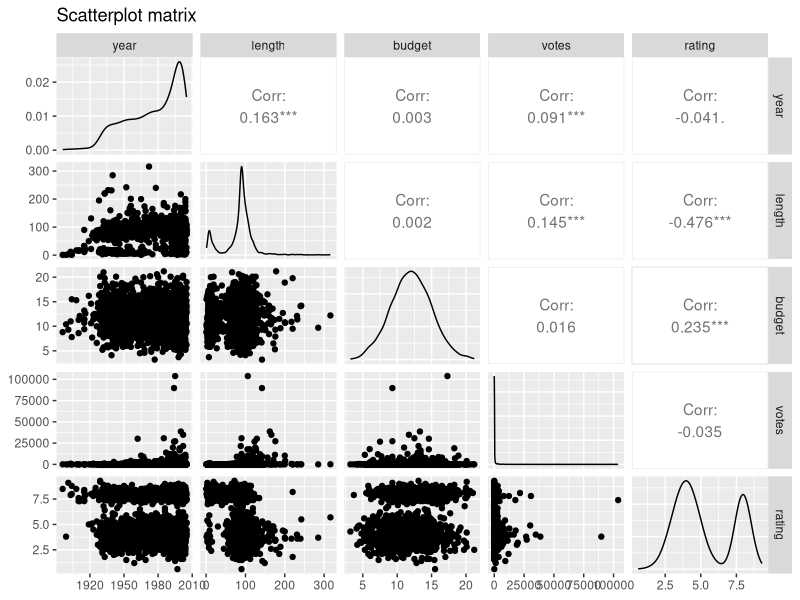
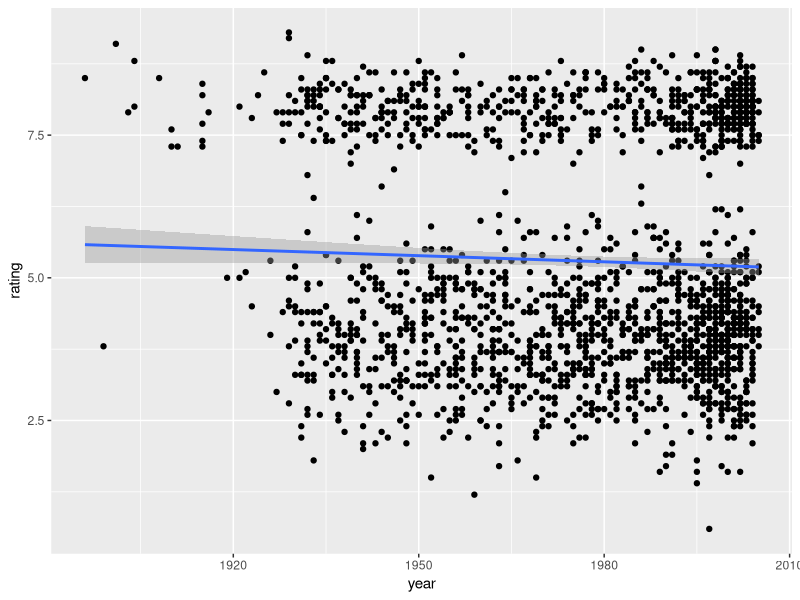
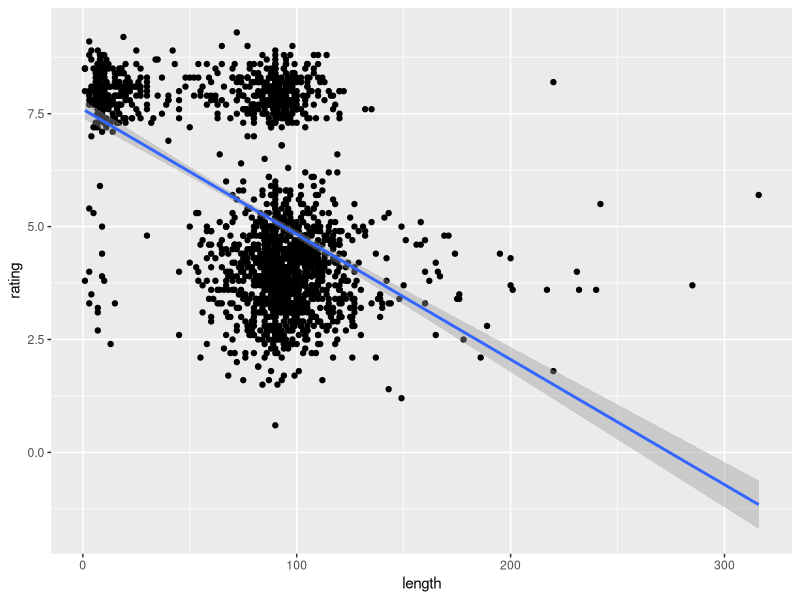
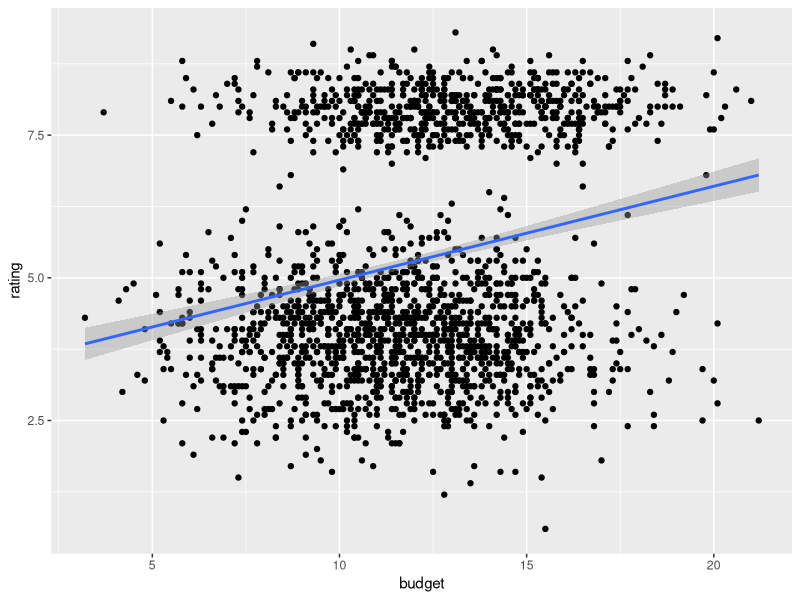
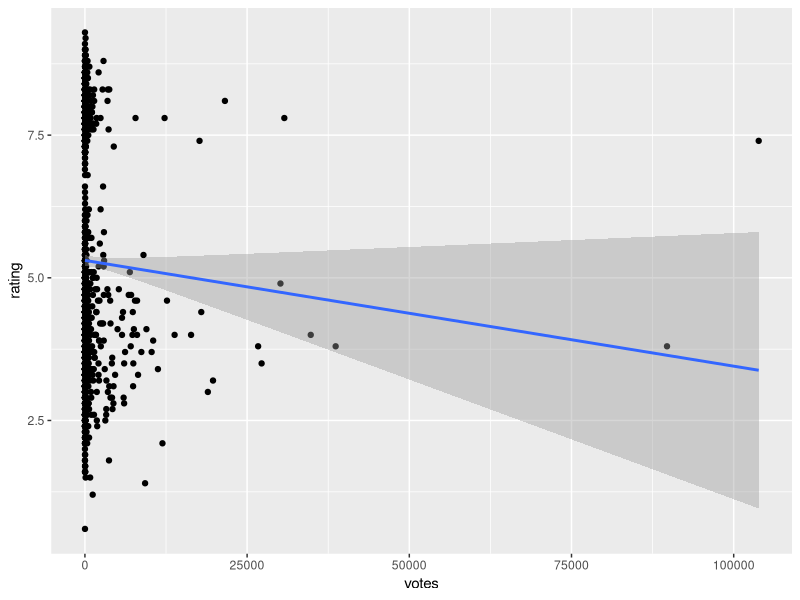
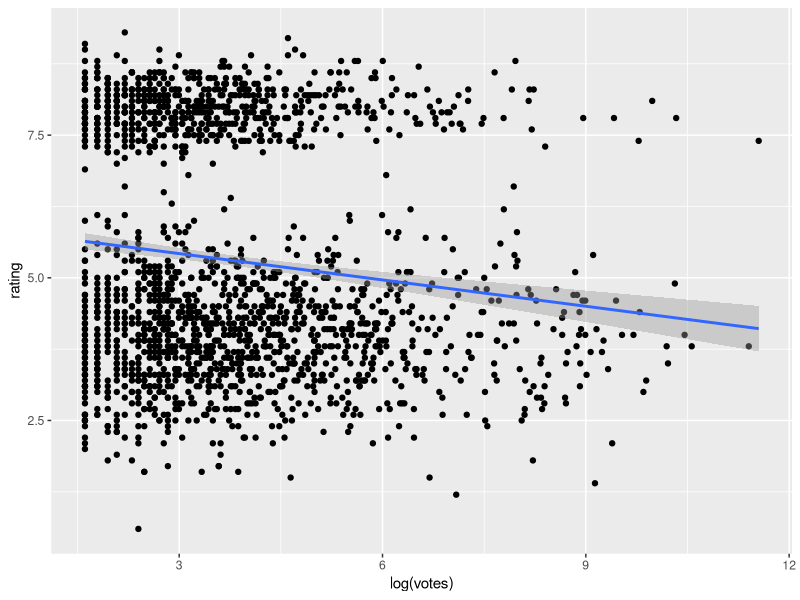
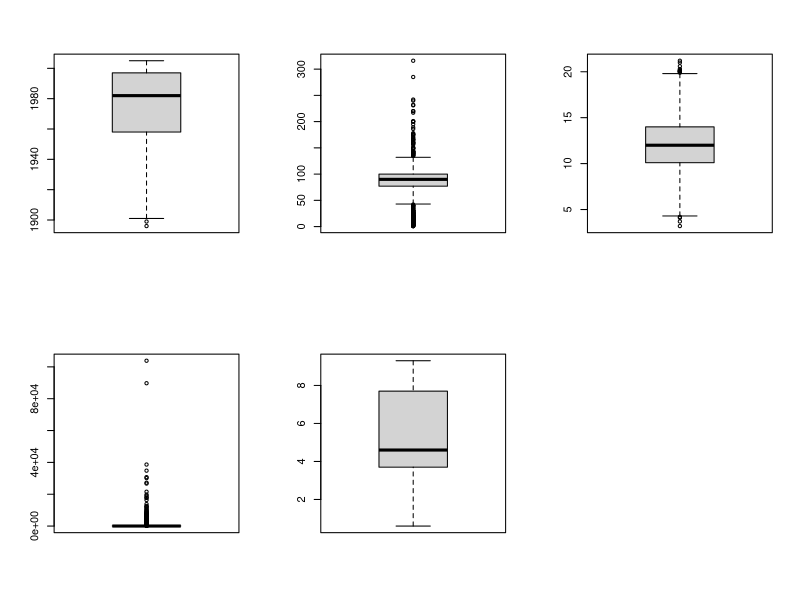
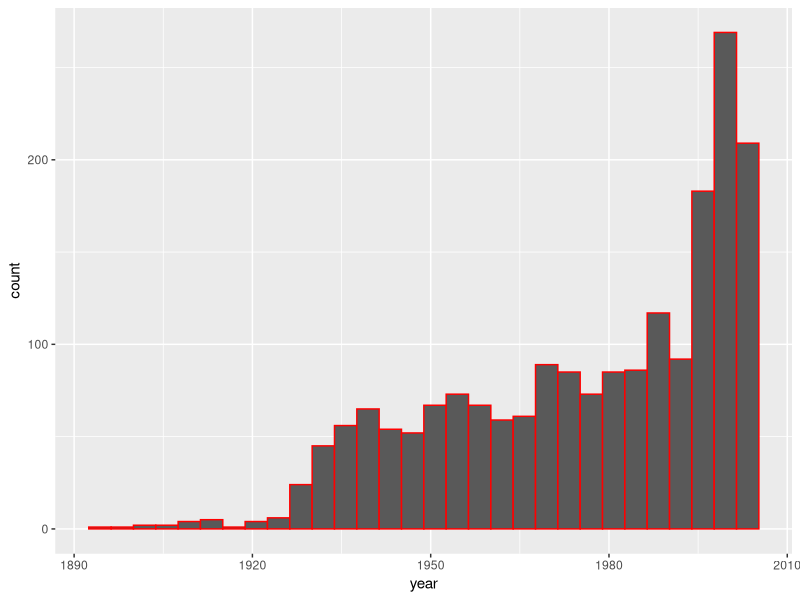

Write the R code that produced these figures, in order.
library(tidyverse)
library(MASS)
library(ggplot2)
library(gridExtra)
library(knitr)
library(GGally)

#Load the dataset#
imdb_data <- read.csv("dataset06.csv")
glimpse(imdb_data)

mean(imdb_data$rating) # 5.294166
median(imdb_data$rating) # 4.6

imdb_data$genre <- as.factor(imdb_data$genre)

#new binary column#
imdb_data$high_rating <- ifelse(imdb_data$rating >= 7, 1, 0)

# Check for missing values
missing_values <- sum(is.na(imdb_data$length))
missing_values

# Impute missing values with the median
median_length <- median(imdb_data$length, na.rm = TRUE)
imdb_data$length[is.na(imdb_data$length)] <- median_length

summary(imdb_data[2:7])

#Visualisations#

########Scattermatrix######
imdb_data_numeric <- imdb_data %>%
  select_if(is.numeric)
imdb_data_numeric

scatterplot_matrix <- ggpairs(imdb_data_numeric[2:6], title="Scatterplot matrix")
scatterplot_matrix

s1 <- ggplot(data=imdb_data, aes(x = year, y = rating))+
  geom_point()+
  geom_smooth(method="lm")
s1

s2 <- ggplot(data=imdb_data, aes(x = length, y = rating))+
  geom_point()+
  geom_smooth(method="lm")
s2

s3 <- ggplot(data=imdb_data, aes(x = budget, y = rating))+
  geom_point()+
  geom_smooth(method="lm")
s3

s4 <- ggplot(data=imdb_data, aes(x = votes , y = rating))+
  geom_point()+
  geom_smooth(method="lm")
s4

s5 <- ggplot(data=imdb_data, aes(x = log(votes) , y = rating))+
  geom_point()+
  geom_smooth(method="lm")
s5

#########BOXPLOT###########
# Set up the layout
par(mfrow = c(2, 3))

b1 <- boxplot(imdb_data$year)
b2 <- boxplot(imdb_data$length)
b3 <- boxplot(imdb_data$budget)
b4 <- boxplot(imdb_data$votes)
b5 <- boxplot(imdb_data$rating)

# Reset the layout to default
par(mfrow = c(1, 1))

#######DATA STRUCTURES############

#Histograms for statistical distribution#
year_plot <- ggplot(data=imdb_data, mapping=aes(x=year))+
  geom_histogram(color="red")
show(year_plot)

log_year_plot <- ggplot(data=imdb_data, mapping=aes(x=log(year)))+
  geom_histogram(color="red")
show(log_year_plot)

length_plot <- ggplot(data=imdb_data, mapping=aes(x=length))+
  geom_histogram(color="blue")
show(length_plot)

log_length_plot <- ggplot(data=imdb_data, mapping=aes(x=log(length)))+
  geom_histogram(color="blue")
show(log_length_plot)

budget_plot <- ggplot(data=imdb_data, mapping=aes(x=budget))+
  geom_histogram(color="green")
show(budget_plot)

log_budget_plot <- ggplot(data=imdb_data, mapping=aes(x=log(budget)))+
  geom_histogram(color="green")
show(log_budget_plot)

votes_plot <- ggplot(data=imdb_data, mapping=aes(x=votes))+
  geom_histogram(color="yellow")
show(votes_plot)

log_votes_plot <- ggplot(data=imdb_data, mapping=aes(x=log(votes)))+
  geom_histogram(color="yellow")
show(log_votes_plot)

rating_plot <- ggplot(data=imdb_data, mapping=aes(x=rating))+
  geom_histogram(color="skyblue")
show(rating_plot)

b6 <- ggplot(data=imdb_data, aes(x=factor(genre), , y = rating, color = genre))+
  geom_boxplot()
  
grid.arrange(year_plot, log_year_plot, length_plot, log_length_plot,
             budget_plot, log_budget_plot, votes_plot, 
             log_votes_plot,rating_plot, b6)

#OUTLIERS#
year_outliers <- imdb_data %>%
  mutate(is_outlier = year > quantile(year, 0.75) + 1.5 * IQR(year) |
           year < quantile(year, 0.25) - 1.5 * IQR(year)) %>%
  filter(is_outlier) %>%
  ungroup()

length_outliers <- imdb_data %>%
  mutate(is_outlier = length > quantile(length, 0.75) + 1.5 * IQR(length) |
           length < quantile(length, 0.25) - 1.5 * IQR(length)) %>%
  filter(is_outlier) %>%
  ungroup()

budget_outliers <- imdb_data %>%
  mutate(is_outlier = budget > quantile(budget, 0.75) + 1.5 * IQR(budget) |
           budget < quantile(budget, 0.25) - 1.5 * IQR(budget)) %>%
  filter(is_outlier) %>%
  ungroup()

votes_outliers <- imdb_data %>%
  mutate(is_outlier = votes > quantile(votes, 0.75) + 1.5 * IQR(votes) |
           votes < quantile(votes, 0.25) - 1.5 * IQR(votes)) %>%
  filter(is_outlier) %>%
  ungroup()

rating_outliers <- imdb_data %>%
  mutate(is_outlier = rating > quantile(rating, 0.75) + 1.5 * IQR(rating) |
           rating < quantile(rating, 0.25) - 1.5 * IQR(rating)) %>%
  filter(is_outlier) %>%
  ungroup() #NO OUTLIER

#Fit the GLM#
glm_model <- glm(high_rating ~ year + length + budget + votes + genre, 
                 data = imdb_data, family = binomial(link="logit"))
summary(glm_model)

# Likelihhod Ratio Test (LRT) #

glm_model_lrt <- step(glm_model, test="LRT")
summary(glm_model_lrt)
# high_rating ~ year + length + budget + genre

glm_model_lrt$deviance # 1028.692
AIC(glm_model_lrt)     # 1048.692
BIC(glm_model_lrt)     # 1104.381

#Backwards selection#
glm_model_back <- step(glm_model)
summary(glm_model_back)
# high_rating ~ year + length + budget + genre

glm_model_back$deviance # 1028.692
AIC(glm_model_back)     # 1048.692
BIC(glm_model_back)     # 1104.381

#Forward Selection#
glm_model_forward <- step(glm_model, direction = "forward")
summary(glm_model_forward)
# high_rating ~ year + length + budget + votes + genre

glm_model_forward$deviance # 1027.335
AIC(glm_model_forward)     # 1049.335
BIC(glm_model_forward)     # 1110.593

#Stepwise Selection#
glm_model_stepwise <- step(glm_model, direction = "both")
summary(glm_model_stepwise) 
# high_rating ~ year + length + budget + genre

glm_model_stepwise$deviance # 1028.692
AIC(glm_model_stepwise)     # 1048.692
BIC(glm_model_stepwise)     # 1104.381




genre_dist <- imdb_data %>%
  group_by(genre) %>%
  summarise(genre_count=n())

genre_dist

ggplot(data = imdb_data, aes(x = factor(genre), y=year, color=genre)) +
  geom_boxplot()

ggplot(data = imdb_data, aes(x = factor(genre), y=budget, color=genre)) +
  geom_boxplot()

ggplot(data = imdb_data, aes(x = factor(genre), y=log(votes), color=genre)) +
  geom_boxplot()

#Interaction models#

int_model <- glm(high_rating ~ year*genre + length + budget, 
                 data = imdb_data, family = binomial(link="logit"))
summary(int_model)


#Scale the data#

library(dplyr)

# Scale numerical variables
imdb_data_scaled <- imdb_data %>%
  mutate_at(vars(year, length, budget, votes), scale)

# Check the scaled dataset
head(imdb_data_scaled)

glm2 <- glm(high_rating ~ year + length + budget + votes + genre, 
            data = imdb_data_scaled, family = binomial(link="logit"))
summary(glm2)

step(glm2, test="LRT") # high_rating ~ year + length + budget + genre

glm3 <- glm(high_rating ~ length + budget + votes + genre, 
            data = imdb_data_scaled, family = binomial(link="logit"))
summary(glm3)

step(glm3, test="LRT") #high_rating ~ length + budget + genre

glm4 <- glm(high_rating ~ length*genre + budget, 
            data = imdb_data_scaled, family = binomial(link="logit"))
summary(glm4)

step(glm4, test="LRT")
